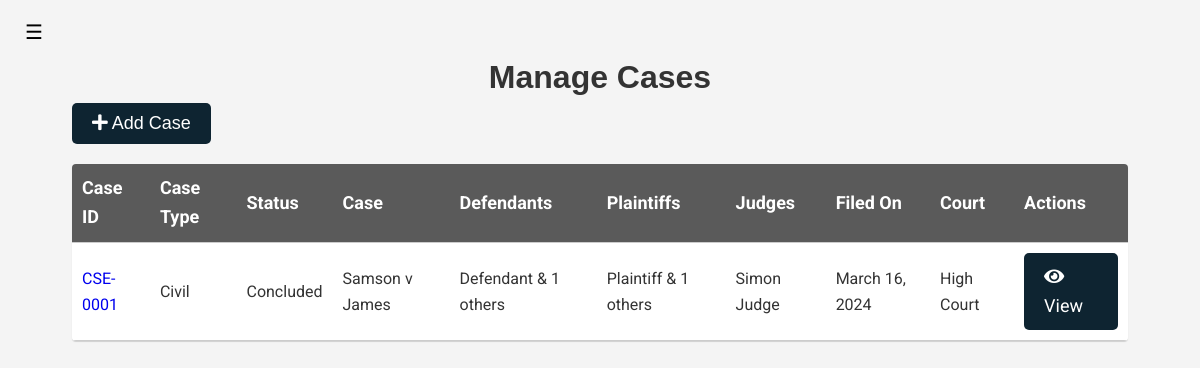
The page /participant-manage-case (signed in) on the database as committed earlier.
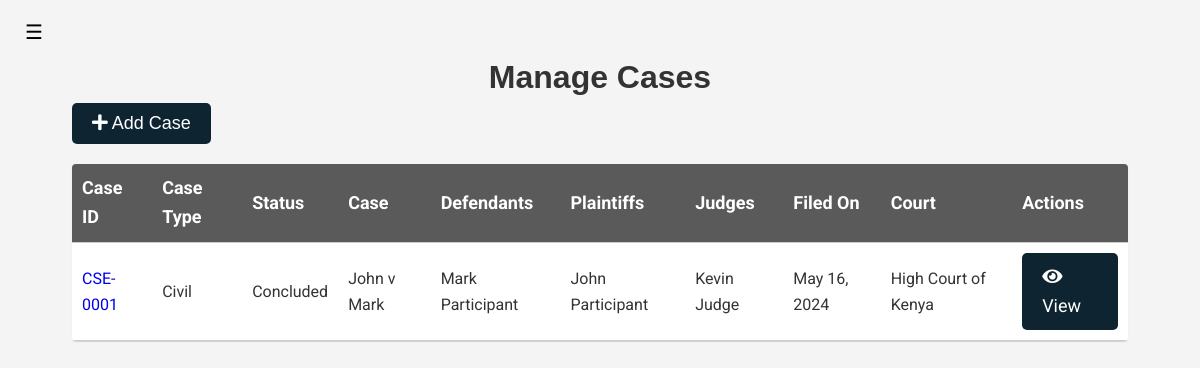
The same page on the database as committed later.
### court_proceedings_management_application/models.py (models this page shows, shortened)
class Case(models.Model):
    CASE_TYPES = (
        ('civil', 'Civil'),
        ('criminal', 'Criminal'),
        ('family', 'Family'),
        ('land', 'Land'),
        ('commercial', 'Commercial'),
        ('labour', 'Labour'),
        ('constitutional', 'Constitutional'),
        ('environmental', 'Environmental'),
        ('appeal', 'Appeal'),
        ('miscellaneous', 'Miscellaneous'),
    )
    CASE_STATUS = (
        ('pending', 'Pending'),
        ('ongoing', 'Ongoing'),
        ('concluded', 'Concluded'),
    )
    DECISION_CHOICES = (
        ('pending', 'Pending'),
        ('dismissal', 'Dismissal'),
        ('uphelding', 'Uphelding'),
        ('overturned', 'Overturned'),
        ('compensation', 'Compensation'),
        ('acquital', 'Acquital'),
        ('conviction', 'Conviction'),
        ('sentence', 'Sentence'),
        ('fine', 'Fine'),
        ('imprisonment', 'Imprisonment'),
        ('community service', 'Community Service'),
        ('probation', 'Probation'),
        ('parole', 'Parole'),
        ('suspended sentence', 'Suspended Sentence'),
        ('death penalty', 'Death Penalty'),
        ('life imprisonment', 'Life Imprisonment'),
        ('acquital', 'Acquital'),
        ('discharge', 'Discharge'),
        ('reprimand', 'Reprimand'),
        ('warning', 'Warning'),
        ('rehabilitation', 'Rehabilitation'),
        ('restitution', 'Restitution'),
        ('damages', 'Damages'),
        ('injunction', 'Injunction'),
        ('restraining order', 'Restraining Order'),
        ('restitution', 'Restitution'),
        ('reparations', 'Reparations'),
    )
    case_id = models.CharField(max_length=30, unique=True)
    case_type = models.CharField(max_length=30, choices=CASE_TYPES, default='miscellaneous')
    case_status = models.CharField(max_length=30, choices=CASE_STATUS, default='pending')
    case_name = models.CharField(max_length=255)
    defendants = models.ManyToManyField(User, related_name='defendants', blank=True)
    plaintiffs = models.ManyToManyField(User, related_name='plaintiffs', blank=True)
    judges = models.ManyToManyField(User, related_name='judges', blank=True)
    clerks = models.ManyToManyField(User, related_name='clerks', blank=True)
    lawyers = models.ManyToManyField(User, related_name='lawyers', blank=True)
    amicus = models.ManyToManyField(User, related_name='amicus', blank=True)
    observers = models.ManyToManyField(User, related_name='observers', blank=True)
    case_description = models.TextField(blank=True, null=True)
    relief_sought = models.TextField(blank=True, null=True)
    decision = models.TextField(blank=True, null=True, choices=DECISION_CHOICES, default='pending')
    date_filed = models.DateField()
    date_hearing = models.DateField()
    court = models.ForeignKey(Court, on_delete=models.CASCADE)
    created_by = models.ForeignKey(User, on_delete=models.CASCADE)
    created_on = models.DateTimeField(auto_now_add=True, null=True)

class User(AbstractUser, PermissionsMixin):
    ROLES = (
        ('admin', 'Admin'),
        ('clerk', 'Clerk'),
        ('judge', 'Judge'),
        ('participant', 'Participant'),
        ('lawyer', 'Lawyer'),
    )
    COUNTY_CHOICES = (
        ('Baringo', 'Baringo'),
        ('Bomet', 'Bomet'),
        ('Bungoma', 'Bungoma'),
        ('Busia', 'Busia'),
        ('Elgeyo Marakwet', 'Elgeyo Marakwet'),
        ('Embu', 'Embu'),
        ('Garissa', 'Garissa'),
        ('Homa Bay', 'Homa Bay'),
        ('Isiolo', 'Isiolo'),
        ('Kajiado', 'Kajiado'),
        ('Kakamega', 'Kakamega'),
        ('Kericho', 'Kericho'),
        ('Kiambu', 'Kiambu'),
        ('Kilifi', 'Kilifi'),
        ('Kirinyaga', 'Kirinyaga'),
        ('Kisii', 'Kisii'),
        ('Kisumu', 'Kisumu'),
        ('Kitui', 'Kitui'),
        ('Kwale', 'Kwale'),
        ('Laikipia', 'Laikipia'),
        ('Lamu', 'Lamu'),
        ('Machakos', 'Machakos'),
        ('Makueni', 'Makueni'),
        ('Mandera', 'Mandera'),
        ('Marsabit', 'Marsabit'),
        ('Meru', 'Meru'),
        ('Migori', 'Migori'),
        ('Mombasa', 'Mombasa'),
        ('Murang\'a', 'Murang\'a'),
        ('Nairobi', 'Nairobi'),
        ('Nakuru', 'Nakuru'),
        ('Nandi', 'Nandi'),
        ('Narok', 'Narok'),
        ('Nyamira', 'Nyamira'),
        ('Nyandarua', 'Nyandarua'),
        ('Nyeri', 'Nyeri'),
        ('Samburu', 'Samburu'),
        ('Siaya', 'Siaya'),
        ('Taita Taveta', 'Taita Taveta'),
        ('Tana River', 'Tana River'),
        ('Tharaka Nithi', 'Tharaka Nithi'),
    )
    TRIBE_CHOICES = (
        ('Kikuyu', 'Kikuyu'),
        ('Luhya', 'Luhya'),
        ('Luo', 'Luo'),
        ('Kalenjin', 'Kalenjin'),
        ('Kamba', 'Kamba'),
        ('Kisii', 'Kisii'),
        ('Mijikenda', 'Mijikenda'),
        ('Meru', 'Meru'),
        ('Turkana', 'Turkana'),
        ('Maasai', 'Maasai'),
        ('Embu', 'Embu'),
        ('Taita', 'Taita'),
        ('Giriama', 'Giriama'),
        ('Rendille', 'Rendille'),
        ('Borana', 'Borana'),
        ('Samburu', 'Samburu'),
        ('Pokomo', 'Pokomo'),
        ('Orma', 'Orma'),
        ('Elmolo', 'Elmolo'),
        ('Digo', 'Digo'),
        ('Swahili', 'Swahili'),
        ('Taveta', 'Taveta'),
        ('Kuria', 'Kuria'),
        ('Mbeere', 'Mbeere'),
        ('Tharaka', 'Tharaka'),
        ('Gusii', 'Gusii'),
        ('Ilchamus', 'Ilchamus'),
        ('Kalenjin', 'Kalenjin'),
        ('Kamba', 'Kamba'),
        ('Kikuyu', 'Kikuyu'),
        ('Kisii', 'Kisii'),
        ('Kuria', 'Kuria'),
        ('Luhya', 'Luhya'),
        ('Luo', 'Luo'),
        ('Maasai', 'Maasai'),
        ('Meru', 'Meru'),
        ('Mijikenda', 'Mijikenda'),
        ('Pokomo', 'Pokomo'),
        ('Rendille', 'Rendille'),
        ('Samburu', 'Samburu'),
        ('Somali', 'Somali'),
        ('Swahili', 'Swahili'),
        ('Taita', 'Taita'),
        ('Taveta', 'Taveta'),
        ('Tharaka', 'Tharaka'),
        ('Turkana', 'Turkana'),
        ('Gabra', 'Gabra'),
        ('Giriama', 'Giriama'),
    )
    GENDER_CHOICES = (
        ('male', 'Male'),
        ('female', 'Female'),
        ('prefer not to say', 'Prefer not to say'),
    )
    profile_image = models.ImageField(upload_to='profile_images/', null=True, blank=True, default='profile_images'
                                                                                                  '/default.png')
    user_id = models.CharField(max_length=30, unique=True)
    first_name = models.CharField(max_length=30)
    last_name = models.CharField(max_length=30, null=True, blank=True)
    username = models.CharField(max_length=30, unique=True)
    email = models.EmailField(unique=True)
    role = models.CharField(max_length=30, choices=ROLES, default='observer')
    national_id = models.IntegerField(unique=True)
    county_of_residence = models.CharField(max_length=30, choices=COUNTY_CHOICES, default='Nairobi')
    phone_number = models.CharField(max_length=15, blank=True)
    gender = models.CharField(max_length=30, choices=GENDER_CHOICES, default='prefer not to say')
    tribe = models.CharField(max_length=30, choices=TRIBE_CHOICES, default='Kikuyu')
    date_of_birth = models.DateField()
    address = models.CharField(max_length=255)
    password = models.CharField(max_length=30)
    is_active = models.BooleanField(default=True)
    is_staff = models.BooleanField(default=False)
    is_superuser = models.BooleanField(default=False)
    date_joined = models.DateTimeField(auto_now_add=True)
    created_by = models.ForeignKey('self', on_delete=models.SET_NULL, null=True, blank=True)
    is_approved = models.BooleanField(default=False)
    courts = models.ManyToManyField('Court', related_name='users', blank=True)
    @property
    def is_authenticated(self):
        return bool(self.username and self.password)

class Court(models.Model):
    COURT_TYPES = (
        ('high court', 'High Court'),
        ('magistrate court', 'Magistrate Court'),
        ('environment court', 'Environment and Land Court'),
        ('labour court', 'Employment and Labour Court'),
        ('anti-corruption court', 'Anti-Corruption Court'),
        ('children court', 'Children\'s Court'),
        ('maritime court', 'Maritime Court'),
        ('military court', 'Military Court'),
        ('tax court', 'Tax Court'),
        ('appeal court', 'Court of Appeal'),
        ('supreme court', 'Supreme Court'),
    )
    name = models.CharField(max_length=255)
    court_id = models.CharField(max_length=30, unique=True)
    court_logo = models.ImageField(upload_to='court_logos/', null=True, blank=True,
                                   default='../static/images/default_court.png')
    court_email = models.EmailField()
    court_phone = models.CharField(max_length=15, blank=True)
    court_address = models.CharField(max_length=255)
    location = models.CharField(max_length=255, choices=User.COUNTY_CHOICES)
    court_type = models.CharField(max_length=255, choices=COURT_TYPES)
    created_by = models.ForeignKey(User, on_delete=models.CASCADE)
    created_on = models.DateTimeField(auto_now_add=True, null=True)

### court_proceedings_management_application/views.py (the view)
# urls.py: path('participant-manage-case', views.ParticipantManageCaseView.as_view(), name='participant-manage-case'),
class ParticipantManageCaseView(View):
    def __init__(self, *args, **kwargs):
        super().__init__(*args, **kwargs)
        self.user_service = UserService()
        self.case_service = CaseService()
    def get(self, request):
        if not request.user.is_authenticated:
            return redirect('login')
        user = request.user
        user_info = self.user_service.get_user_info(user.username)
        cases = self.case_service.get_all_cases()
        context = {
            'user_info': user_info,
            'cases': cases
        }
        return render(request, 'participant-manage-case.html', context)

### court_proceedings_management_application/interfaces/case_database.py (called while the page is built)
    def get_all_cases(self):
        return Case.objects.all()

### court_proceedings_management_application/interfaces/case_service.py (called while the page is built)
    def get_all_cases(self):
        return self.case_database.get_all_cases()

### court_proceedings_management_application/interfaces/user_database.py (called while the page is built)
    def get_user_info(self, username):
        try:
            return get_object_or_404(User, username=username)
        except User.DoesNotExist:
            return UserDoesNotExist(f'User with username {username} does not exist')

### court_proceedings_management_application/interfaces/user_service.py (called while the page is built)
    def get_user_info(self, username):
        try:
            return self.user_database.get_user_info(username)
        except UserDoesNotExist as e:
            print(e)
            return None

### templates/participant-manage-case.html (shortened to what this page needs)
{% extends 'sidebar.html' %}
{% load static %}
    {% block title %}
        Manage Cases
    {% endblock %}
    {% block content %}
        <article aria-label="case-table">
            <button class="btn btn-primary btn-primary-action" onclick="redirectToCreateCase()"><i
                    class="fas fa-plus"></i> Add Case
            </button>
            <div class="table-container">
                <table class="material-table">
                    <thead>
                    <tr>
                        <th>Case ID</th>
                        <th>Case Type</th>
                        <th>Status</th>
                        <th>Case</th>
                        <th>Defendants</th>
                        <th>Plaintiffs</th>
                        <th>Judges</th>
                        <th>Filed On</th>
                        <th>Court</th>
                        <th>Actions</th>
                    </tr>
                    </thead>
                    <tbody>
                    {% for case in cases %}
                        <tr class="clickable-row" onclick="window.location='{% url 'manage-case-proceeding' case_id=case.id %}'">
                            <td><a href="{% url 'dashboard' %}">{{ case.case_id }}</a></td>
                            <td>{{ case.case_type | capfirst }}</td>
                            <td>{{ case.case_status | capfirst }}</td>
                            <td>{{ case.case_name }}</td>
                            <td>
                                {% if case.defendants.count == 0 %}
                                    -
                                {% elif case.defendants.count == 1 %}
                                    {{ case.defendants.first.first_name }} {{ case.defendants.first.last_name }}
                                {% else %}
                                    {{ case.defendants.first.last_name }} & {{ case.defendants.count|add:"-1" }} others
                                {% endif %}
                            </td>
                            <td>
                                {% if case.plaintiffs.count == 0 %}
                                    -
                                {% elif case.plaintiffs.count == 1 %}
                                    {{ case.plaintiffs.first.first_name }} {{ case.plaintiffs.first.last_name }}
                                {% else %}
                                    {{ case.plaintiffs.first.last_name }} & {{ case.plaintiffs.count|add:"-1" }} others
                                {% endif %}
                            </td>
                            <td>
                                {% if case.judges.count == 0 %}
                                    -
                                {% elif case.judges.count == 1 %}
                                    {{ case.judges.first.first_name }} {{ case.judges.first.last_name }}
                                {% else %}
                                    {{ case.judges.first.last_name }} & {{ case.judges.count|add:"-1" }} others
                                {% endif %}
                            </td>
                            <td>{{ case.date_filed }}</td>
                            <td>{{ case.court.name }}</td>
                        <td>
                            <a href="{% url 'manage-case-proceeding' case_id=case.id %}" class="btn btn-primary btn-action"><i class="fas fa-eye"></i> View</a>
                        </td>
                        </tr>
                    {% endfor %}
                    </tbody>
                </table>
            </div>
        </article>
    {% endblock %}

Rows that differ between the two databases and show on the page:
changed Case "CSE-0001": case_name "Samson v James" → "John v Mark"; defendants.first.first_name (not shown) → "Mark"; plaintiffs.first.first_name (not shown) → "John"; judges.first.first_name "Simon" → "Kevin"; date_filed "March 16, 2024" → "May 16, 2024"; court.name "High Court" → "High Court of Kenya"; defendants.first.last_name "Defendant" → "Participant"; defendants.count|add "1" → (not shown); plaintiffs.first.last_name "Plaintiff" → "Participant"; plaintiffs.count|add "1" → (not shown)
